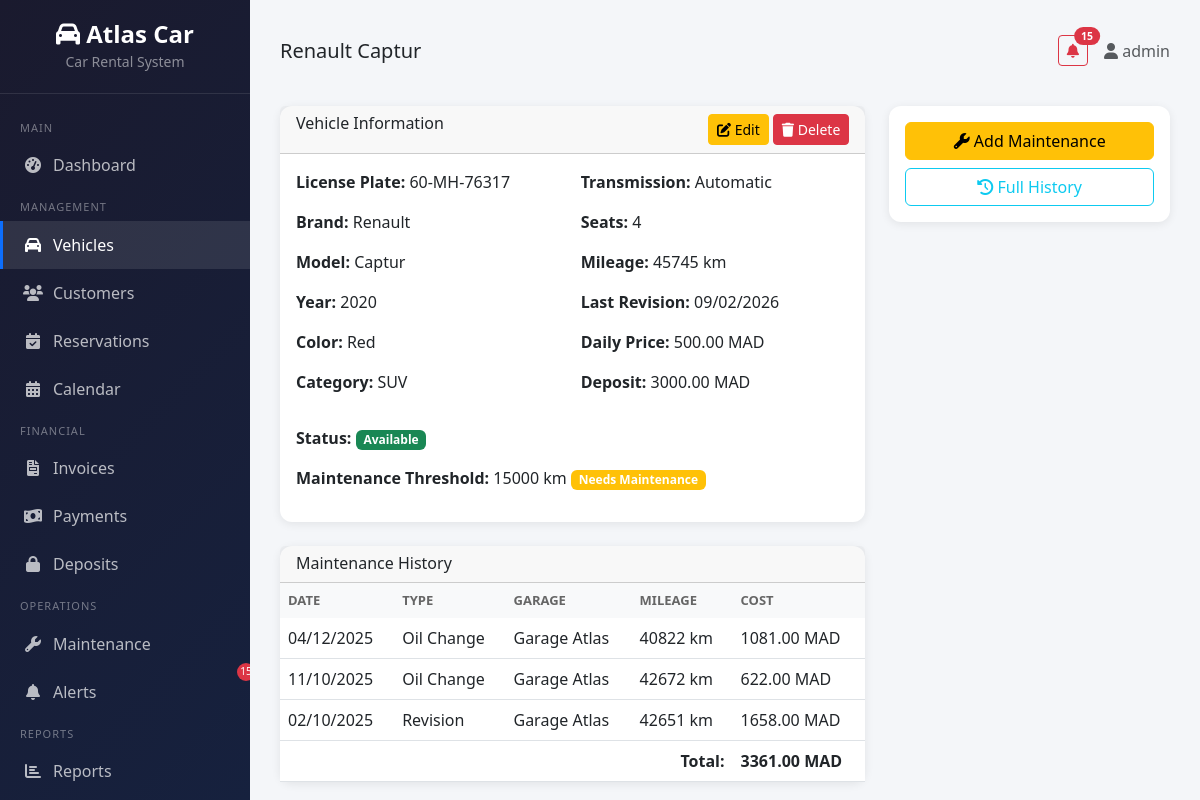
Page /vehicles/2/ (signed in) on the committed database.
### vehicles/models.py (models this page shows, shortened)
class Vehicle(models.Model):
    CATEGORY_CHOICES = [
        ('city', 'City'),
        ('suv', 'SUV'),
        ('sedan', 'Sedan'),
        ('utility', 'Utility'),
        ('luxury', 'Luxury'),
    ]
    TRANSMISSION_CHOICES = [
        ('manual', 'Manual'),
        ('automatic', 'Automatic'),
    ]
    STATUS_CHOICES = [
        ('available', 'Available'),
        ('rented', 'Rented'),
        ('maintenance', 'Maintenance'),
        ('out_of_service', 'Out of Service'),
    ]
    license_plate = models.CharField(
        max_length=20, unique=True,
        validators=[RegexValidator(r'^[A-Z0-9\-]+$', 'Enter a valid license plate.')],
        verbose_name='License Plate'
    )
    brand = models.CharField(max_length=100)
    model = models.CharField(max_length=100)
    year = models.PositiveIntegerField()
    color = models.CharField(max_length=50)
    category = models.CharField(max_length=20, choices=CATEGORY_CHOICES)
    transmission = models.CharField(max_length=20, choices=TRANSMISSION_CHOICES)
    seats = models.PositiveIntegerField(default=5)
    mileage = models.PositiveIntegerField(default=0)
    last_revision = models.DateField(null=True, blank=True)
    daily_price = models.DecimalField(max_digits=10, decimal_places=2, verbose_name='Daily Price (MAD)')
    deposit = models.DecimalField(max_digits=10, decimal_places=2, default=0, verbose_name='Security Deposit (MAD)')
    photo = models.ImageField(upload_to='vehicles/', blank=True, null=True)
    status = models.CharField(max_length=20, choices=STATUS_CHOICES, default='available')
    maintenance_threshold = models.PositiveIntegerField(default=10000, help_text='Mileage threshold for maintenance alert')
    created_at = models.DateTimeField(auto_now_add=True)
    updated_at = models.DateTimeField(auto_now=True)
    class Meta:
        ordering = ['-created_at']
    def __str__(self):
        return f"{self.brand} {self.model} ({self.license_plate})"
    def needs_maintenance(self):
        return self.mileage >= self.maintenance_threshold

### maintenance/models.py (models this page shows, shortened)
class Maintenance(models.Model):
    TYPE_CHOICES = [
        ('oil_change', 'Oil Change'),
        ('tire_change', 'Tire Change'),
        ('brake_service', 'Brake Service'),
        ('engine_repair', 'Engine Repair'),
        ('body_repair', 'Body Repair'),
        ('revision', 'Revision'),
        ('other', 'Other'),
    ]
    vehicle = models.ForeignKey('vehicles.Vehicle', on_delete=models.CASCADE)
    maintenance_type = models.CharField(max_length=30, choices=TYPE_CHOICES)
    garage = models.CharField(max_length=200)
    date = models.DateField()
    mileage = models.PositiveIntegerField()
    cost = models.DecimalField(max_digits=10, decimal_places=2)
    notes = models.TextField(blank=True)
    created_at = models.DateTimeField(auto_now_add=True)
    class Meta:
        ordering = ['-date']

### vehicles/views.py (the view)
# urls.py: path('<int:pk>/', views.vehicle_detail, name='vehicle_detail'),
@login_required
def vehicle_detail(request, pk):
    vehicle = get_object_or_404(Vehicle, pk=pk)
    from maintenance.models import Maintenance
    maintenance_history = Maintenance.objects.filter(vehicle=vehicle)
    total_maintenance = sum(m.cost for m in maintenance_history)
    return render(request, 'vehicles/vehicle_detail.html', {
        'vehicle': vehicle,
        'maintenance_history': maintenance_history,
        'total_maintenance': total_maintenance,
    })

### accounts/models.py (called while the page is built)
    def is_admin(self):
        return self.role == 'admin'

### core/context_processors.py (called while the page is built)
def notifications_context(request):
    context = {}
    if request.user.is_authenticated:
        unread_alerts = Alert.objects.filter(is_read=False)
        context['unread_alerts_count'] = unread_alerts.count()
        context['unread_alerts'] = unread_alerts[:5]
    return context

### templates/vehicles/vehicle_detail.html (shortened to what this page needs)
{% extends 'base.html' %}
{% block page_title %}{{ vehicle.brand }} {{ vehicle.model }}{% endblock %}
{% block content %}
<div class="row g-4">
    <div class="col-xl-8">
        <div class="card mb-4">
            <div class="card-header d-flex justify-content-between">
                <h6 class="mb-0">Vehicle Information</h6>
                <div>
                    {% if user.profile.is_admin %}
                    <a href="{% url 'vehicles:vehicle_edit' vehicle.pk %}" class="btn btn-sm btn-warning"><i class="fas fa-edit"></i> Edit</a>
                    <a href="{% url 'vehicles:vehicle_delete' vehicle.pk %}" class="btn btn-sm btn-danger"><i class="fas fa-trash"></i> Delete</a>
                    {% endif %}
                </div>
            </div>
            <div class="card-body">
                <div class="row g-3">
                    <div class="col-md-6">
                        <p><strong>License Plate:</strong> {{ vehicle.license_plate }}</p>
                        <p><strong>Brand:</strong> {{ vehicle.brand }}</p>
                        <p><strong>Model:</strong> {{ vehicle.model }}</p>
                        <p><strong>Year:</strong> {{ vehicle.year }}</p>
                        <p><strong>Color:</strong> {{ vehicle.color }}</p>
                        <p><strong>Category:</strong> {{ vehicle.get_category_display }}</p>
                    </div>
                    <div class="col-md-6">
                        <p><strong>Transmission:</strong> {{ vehicle.get_transmission_display }}</p>
                        <p><strong>Seats:</strong> {{ vehicle.seats }}</p>
                        <p><strong>Mileage:</strong> {{ vehicle.mileage }} km</p>
                        <p><strong>Last Revision:</strong> {{ vehicle.last_revision|date:"d/m/Y"|default:"N/A" }}</p>
                        <p><strong>Daily Price:</strong> {{ vehicle.daily_price }} MAD</p>
                        <p><strong>Deposit:</strong> {{ vehicle.deposit }} MAD</p>
                    </div>
                    <div class="col-12">
                        <p><strong>Status:</strong> <span class="badge bg-{% if vehicle.status == 'available' %}success{% elif vehicle.status == 'rented' %}info{% elif vehicle.status == 'maintenance' %}warning{% else %}danger{% endif %}">{{ vehicle.get_status_display }}</span></p>
                        <p><strong>Maintenance Threshold:</strong> {{ vehicle.maintenance_threshold }} km
                        {% if vehicle.needs_maintenance %} <span class="badge bg-warning">Needs Maintenance</span>{% endif %}</p>
                    </div>
                </div>
            </div>
        </div>
        <div class="card">
            <div class="card-header">
                <h6 class="mb-0">Maintenance History</h6>
            </div>
            <div class="card-body p-0">
                <table class="table table-hover mb-0">
                    <thead><tr><th>Date</th><th>Type</th><th>Garage</th><th>Mileage</th><th>Cost</th></tr></thead>
                    <tbody>
                        {% for m in maintenance_history %}
                        <tr>
                            <td>{{ m.date|date:"d/m/Y" }}</td>
                            <td>{{ m.get_maintenance_type_display }}</td>
                            <td>{{ m.garage }}</td>
                            <td>{{ m.mileage }} km</td>
                            <td>{{ m.cost }} MAD</td>
                        </tr>
                        {% empty %}
                        <tr><td colspan="5" class="text-center text-muted py-3">No maintenance records</td></tr>
                        {% endfor %}
                    </tbody>
                    {% if maintenance_history %}
                    <tfoot><tr><td colspan="4" class="text-end"><strong>Total:</strong></td><td><strong>{{ total_maintenance }} MAD</strong></td></tr></tfoot>
                    {% endif %}
                </table>
            </div>
        </div>
    </div>
    <div class="col-xl-4">
        <div class="card">
            <div class="card-body text-center">
                <a href="{% url 'maintenance:maintenance_create' %}" class="btn btn-warning w-100 mb-2"><i class="fas fa-wrench"></i> Add Maintenance</a>
                <a href="{% url 'maintenance:vehicle_maintenance_history' vehicle.pk %}" class="btn btn-outline-info w-100"><i class="fas fa-history"></i> Full History</a>
            </div>
        </div>
    </div>
</div>
{% endblock %}

### templates/base.html (shortened to what this page needs)
{% load static %}
<!DOCTYPE html>
<html lang="en">
<head>
    <link href="https://cdn.jsdelivr.net/npm/bootstrap@5.3.0/dist/css/bootstrap.min.css" rel="stylesheet">
    <link href="https://cdnjs.cloudflare.com/ajax/libs/font-awesome/6.0.0/css/all.min.css" rel="stylesheet">
</head>
<body>
    {% if user.is_authenticated %}
    <div class="sidebar">
        <div class="brand">
            <h4><i class="fas fa-car"></i> Atlas Car</h4>
            <small style="color: rgba(255,255,255,0.5);">Car Rental System</small>
        </div>
        <nav class="mt-3">
            <div class="nav-section">Main</div>
            <a href="{% url 'dashboard:home' %}" class="nav-link {% if request.resolver_match.url_name == 'home' %}active{% endif %}">
                <i class="fas fa-tachometer-alt"></i> Dashboard
            </a>
            <div class="nav-section">Management</div>
            <a href="{% url 'vehicles:vehicle_list' %}" class="nav-link {% if 'vehicle' in request.path %}active{% endif %}">
                <i class="fas fa-car"></i> Vehicles
            </a>
            <a href="{% url 'customers:customer_list' %}" class="nav-link {% if 'customer' in request.path %}active{% endif %}">
                <i class="fas fa-users"></i> Customers
            </a>
            <a href="{% url 'reservations:reservation_list' %}" class="nav-link {% if 'reservation' in request.path %}active{% endif %}">
                <i class="fas fa-calendar-check"></i> Reservations
            </a>
            <a href="{% url 'reservations:reservation_calendar' %}" class="nav-link {% if 'calendar' in request.path %}active{% endif %}">
                <i class="fas fa-calendar-alt"></i> Calendar
            </a>
            <div class="nav-section">Financial</div>
            <a href="{% url 'invoices:invoice_list' %}" class="nav-link {% if 'invoice' in request.path %}active{% endif %}">
                <i class="fas fa-file-invoice"></i> Invoices
            </a>
            <a href="{% url 'payments:payment_list' %}" class="nav-link {% if 'payment' in request.path and 'deposit' not in request.path %}active{% endif %}">
                <i class="fas fa-money-bill-wave"></i> Payments
            </a>
            <a href="{% url 'payments:deposit_list' %}" class="nav-link {% if 'deposit' in request.path %}active{% endif %}">
                <i class="fas fa-lock"></i> Deposits
            </a>
            <div class="nav-section">Operations</div>
            <a href="{% url 'maintenance:maintenance_list' %}" class="nav-link {% if 'maintenance' in request.path %}active{% endif %}">
                <i class="fas fa-wrench"></i> Maintenance
            </a>
            <a href="{% url 'alerts:alert_list' %}" class="nav-link {% if 'alert' in request.path %}active{% endif %}" style="position:relative;">
                <i class="fas fa-bell"></i> Alerts
                {% if unread_alerts_count %}<span class="alert-badge">{{ unread_alerts_count }}</span>{% endif %}
            </a>
            <div class="nav-section">Reports</div>
            <a href="{% url 'reports:reports_index' %}" class="nav-link {% if 'report' in request.path %}active{% endif %}">
                <i class="fas fa-chart-bar"></i> Reports
            </a>
            <div class="nav-section">Account</div>
        </nav>
    </div>
    {% endif %}
    <div class="main-content">
        {% if user.is_authenticated %}
        <div class="top-bar">
            <div>
                <h5 class="mb-0">{% block page_title %}{% endblock %}</h5>
            </div>
            <div class="d-flex align-items-center gap-3">
                {% if unread_alerts_count %}
                <a href="{% url 'alerts:alert_list' %}" class="btn btn-outline-danger btn-sm position-relative">
                    <i class="fas fa-bell"></i>
                    <span class="position-absolute top-0 start-100 translate-middle badge rounded-pill bg-danger">
                        {{ unread_alerts_count }}
                    </span>
                </a>
                {% endif %}
                <span class="text-muted">
                    <i class="fas fa-user"></i> {{ user.get_full_name|default:user.username }}
                </span>
            </div>
        </div>
        {% endif %}
        {% block content %}{% endblock %}
    </div>
</body>
</html>

### templates/base.html (style rules this page uses)
:root { --sidebar-width: 250px; --primary-color: #0d6efd; }
body { font-family: 'Segoe UI', Tahoma, Geneva, Verdana, sans-serif; background: #f4f6f9; }
.sidebar { position: fixed; top: 0; left: 0; height: 100vh; width: var(--sidebar-width); background: linear-gradient(135deg, #1a1a2e, #16213e); color: #fff; overflow-y: auto; z-index: 1000; transition: all 0.3s; }
.sidebar .brand { padding: 20px; text-align: center; border-bottom: 1px solid rgba(255,255,255,0.1); }
.sidebar .brand h4 { margin: 0; color: #fff; font-weight: 700; }
.sidebar .nav-link { color: rgba(255,255,255,0.7); padding: 12px 20px; display: flex; align-items: center; gap: 10px; transition: all 0.3s; border-left: 3px solid transparent; }
.sidebar .nav-link:hover, .sidebar .nav-link.active { color: #fff; background: rgba(255,255,255,0.1); border-left-color: var(--primary-color); }
.sidebar .nav-link i { width: 20px; text-align: center; }
.sidebar .nav-section { padding: 10px 20px 5px; font-size: 11px; text-transform: uppercase; color: rgba(255,255,255,0.4); letter-spacing: 1px; }
.main-content { margin-left: var(--sidebar-width); padding: 20px 30px; min-height: 100vh; }
.top-bar { display: flex; justify-content: space-between; align-items: center; margin-bottom: 25px; padding: 15px 0; }
.card { border: none; border-radius: 12px; box-shadow: 0 2px 10px rgba(0,0,0,0.08); transition: transform 0.2s; }
.table th { background: #f8f9fa; border: none; font-weight: 600; font-size: 13px; text-transform: uppercase; color: #666; }
.alert-badge { position: absolute; top: -5px; right: -5px; background: #dc3545; color: white; border-radius: 50%; width: 18px; height: 18px; font-size: 10px; display: flex; align-items: center; justify-content: center; }

### rows in the picture
Vehicle: brand "Renault", model "Captur", license_plate "60-MH-76317", year "2020", color "Red", category "SUV", transmission "Automatic", seats "4", mileage "45745", last_revision "09/02/2026", daily_price "500.00", deposit "3000.00", status "Available", maintenance_threshold "15000"
Maintenance: date "04/12/2025", maintenance_type "Oil Change", garage "Garage Atlas", mileage "40822", cost "1081.00"
Maintenance: date "11/10/2025", maintenance_type "Oil Change", garage "Garage Atlas", mileage "42672", cost "622.00"
Maintenance: date "02/10/2025", maintenance_type "Revision", garage "Garage Atlas", mileage "42651", cost "1658.00"

### other values in the picture
{{ unread_alerts_count }} "15"
{{ user.get_full_name|default:user.username }} "admin"
{{ total_maintenance }} "3361.00"
